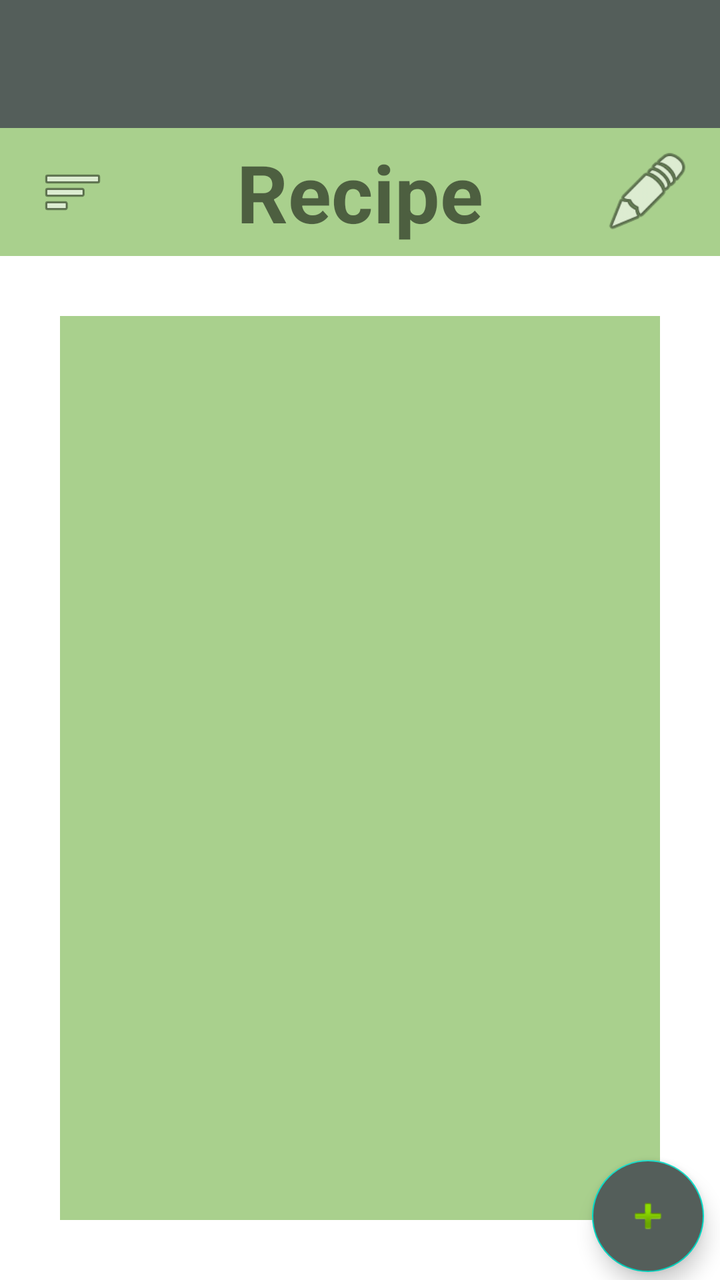
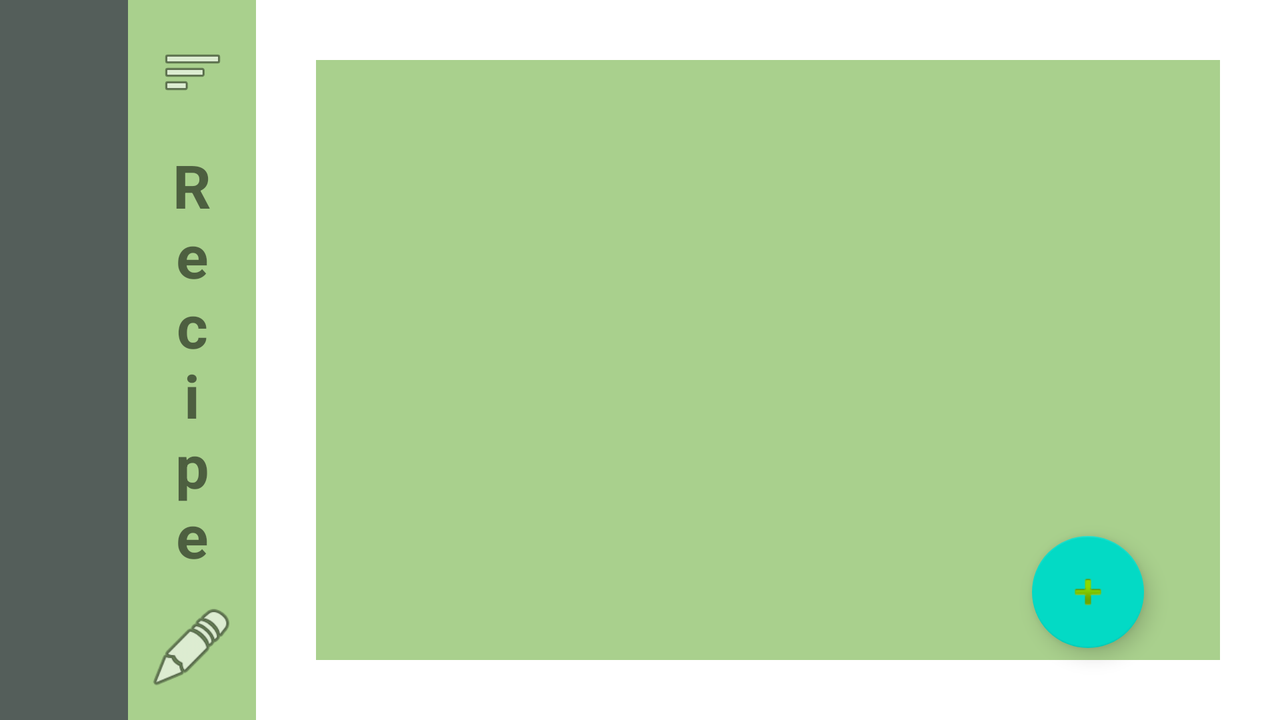

Two renders of one Android screen. The first uses the default layout on a phone; the second uses the alternative layout the repository ships for a different screen configuration, on a matching device. The two XML files are below.
<!-- AndroidManifest.xml: application theme AppTheme -->
<!-- res/layout/fragment_recipe_main.xml -->
<?xml version="1.0" encoding="utf-8"?>
<androidx.constraintlayout.widget.ConstraintLayout
        android:layout_width="match_parent"
        android:layout_height="match_parent"
        xmlns:app="http://schemas.android.com/apk/res-auto"
        xmlns:android="http://schemas.android.com/apk/res/android"
        xmlns:tools="http://schemas.android.com/tools"
        tools:context=".RecipeMain">


    <LinearLayout

            android:id="@+id/borderLabelandFunctionalityContainer"
            android:layout_width="match_parent"
            android:layout_height="match_parent"

            android:orientation="vertical" android:background="#FFFFFF">

        <LinearLayout
                android:orientation="horizontal"
                android:layout_width="match_parent"
                android:layout_height="0dp" android:layout_weight="0.1" android:background="#545E5A"
                android:gravity="center_vertical">
            <ImageButton
                    android:src="@drawable/navdrawer"
                    android:layout_width="0dp"
                    android:layout_height="match_parent" android:id="@+id/nav_button" android:background="#0000"
                    android:layout_weight="0.2"/>
            <Space
                    android:layout_width="0dp"
                    android:layout_height="wrap_content" android:layout_weight="0.8"/>
        </LinearLayout>


        <LinearLayout
                android:id="@+id/borderContainer"
                android:layout_width="match_parent"
                android:layout_height="0dp"
                android:orientation="horizontal" android:layout_weight="0.1" android:background="#A9D08D">

            <FrameLayout
                    android:layout_width="0dp"
                    android:layout_height="match_parent" android:layout_weight="0.2"
            >

                <ImageButton
                        android:id="@+id/sortButton"
                        android:layout_width="73dp"
                        android:layout_height="53dp"
                        android:background="#0000"
                        app:srcCompat="@android:drawable/ic_menu_sort_by_size" android:layout_gravity="center"/>
            </FrameLayout>

            <TextView
                    android:layout_width="0dp"
                    android:layout_height="match_parent"
                    android:gravity="center_horizontal|center_vertical"
                    android:text="Recipe"
                    android:textSize="40sp"
                    android:textStyle="bold" android:layout_weight=".6"/>

            <FrameLayout
                    android:layout_width="0dp"
                    android:layout_height="match_parent" android:layout_weight="0.2">

                <ImageButton
                        android:id="@+id/editButton"
                        android:layout_width="45dp"
                        android:layout_height="47dp"
                        android:background="#0000"
                        android:adjustViewBounds="true"
                        android:scaleType="fitCenter"
                        app:srcCompat="@android:drawable/ic_menu_edit" android:layout_gravity="center"/>
            </FrameLayout>


        </LinearLayout>
        <LinearLayout
                android:id="@+id/filter_sort_container"
                android:layout_width="match_parent"
                android:layout_height="0dp"
                android:background="#00FFFFFF"
                android:orientation="vertical"
                android:visibility="gone" android:layout_weight="0.6">

            <TextView
                    android:id="@+id/textView13"
                    android:layout_width="match_parent"
                    android:layout_height="wrap_content"
                    android:layout_margin="10sp"
                    android:gravity="center"
                    android:text="Sorting"
                    android:textSize="20sp" android:textStyle="bold"/>
            <TextView
                    android:layout_width="match_parent"
                    android:layout_height="2sp" android:id="@+id/textView29" android:background="#000000"
                    android:layout_margin="10sp"/>

            <LinearLayout
                    android:id="@+id/sorting_container"
                    android:layout_width="match_parent"
                    android:layout_height="wrap_content"
                    android:orientation="horizontal">

                <RadioGroup
                        android:id="@+id/rating_choice"
                        android:layout_width="match_parent"
                        android:layout_height="match_parent"
                        android:orientation="horizontal" android:gravity="center">

                    <RadioButton
                            android:id="@+id/sort_recipe_rating_choice"
                            android:layout_width="wrap_content"
                            android:layout_height="wrap_content"
                            android:text="Rating"/>

                    <RadioButton
                            android:id="@+id/sort_recipe_name_choice"
                            android:layout_width="wrap_content"
                            android:layout_height="wrap_content"
                            android:text="Name"/>

                    <RadioButton
                            android:id="@+id/sort_recipe_ingrediants_choice"
                            android:layout_width="wrap_content"
                            android:layout_height="wrap_content"
                            android:text="Ingrediants Count"/>
                </RadioGroup>
            </LinearLayout>
            <TextView
                    android:layout_width="match_parent"
                    android:layout_height="2sp" android:id="@+id/textView28" android:background="#000000"
                    android:layout_margin="10sp"/>

            <TextView
                    android:id="@+id/textView15"
                    android:layout_width="match_parent"
                    android:layout_height="wrap_content"
                    android:layout_margin="10sp"
                    android:gravity="center"
                    android:text="Filter"
                    android:textSize="20sp" android:textStyle="bold"/>

            <TextView
                    android:layout_width="match_parent"
                    android:layout_height="2sp" android:id="@+id/textView25" android:background="#000000"
                    android:layout_margin="10sp"/>
            <LinearLayout
                    android:id="@+id/filter_container"
                    android:layout_width="match_parent"
                    android:orientation="horizontal" android:layout_height="wrap_content">

                <RadioGroup
                        android:id="@+id/filter_choice"
                        android:layout_width="match_parent"
                        android:layout_height="match_parent"
                        android:orientation="horizontal" android:gravity="center">

                    <RadioButton
                            android:id="@+id/filter_recipe_only"
                            android:layout_width="wrap_content"
                            android:layout_height="wrap_content"
                            android:text="Only With"/>

                    <RadioButton
                            android:id="@+id/filter_recipe_none_of"
                            android:layout_width="wrap_content"
                            android:layout_height="wrap_content"
                            android:text="None Of"/>

                    <RadioButton
                            android:id="@+id/filter_recipe_dont_care"
                            android:layout_width="wrap_content"
                            android:layout_height="wrap_content"
                            android:text="Don't Care"/>
                </RadioGroup>
            </LinearLayout>
            <TextView
                    android:layout_width="match_parent"
                    android:layout_height="2sp" android:id="@+id/textView26" android:background="#000000"
                    android:layout_margin="10sp"/>
            <ScrollView
                    android:layout_width="match_parent"
                    android:layout_height="match_parent">

                <LinearLayout
                        android:layout_width="match_parent"
                        android:layout_height="wrap_content"
                        android:orientation="vertical">

                    <LinearLayout
                            android:layout_width="wrap_content"
                            android:layout_height="wrap_content"
                            android:orientation="horizontal" android:layout_gravity="center">

                        <CheckBox
                                android:id="@+id/spicy_checkbox_2"
                                android:layout_width="wrap_content"
                                android:layout_height="wrap_content"
                                android:layout_weight="1"
                                android:text="Spicy"/>

                        <CheckBox
                                android:id="@+id/gluten_checkbox_2"
                                android:layout_width="wrap_content"
                                android:layout_height="wrap_content"
                                android:layout_weight="1"
                                android:text="Glutenfree"/>

                        <CheckBox
                                android:id="@+id/checkbox_diary_2"
                                android:layout_width="wrap_content"
                                android:layout_height="wrap_content"
                                android:layout_weight="1"
                                android:text="Dairy"/>
                    </LinearLayout>

                    <LinearLayout
                            android:layout_width="wrap_content"
                            android:layout_height="wrap_content"
                            android:orientation="horizontal" android:layout_gravity="center">

                        <CheckBox
                                android:id="@+id/kosher_checkbox_2"
                                android:layout_width="wrap_content"
                                android:layout_height="wrap_content"
                                android:layout_weight="1"
                                android:text="Kosher"/>

                        <CheckBox
                                android:id="@+id/halal_checkbox_2"
                                android:layout_width="wrap_content"
                                android:layout_height="wrap_content"
                                android:layout_weight="1"
                                android:text="Halal"/>

                        <CheckBox
                                android:id="@+id/fish_checkbox_2"
                                android:layout_width="wrap_content"
                                android:layout_height="wrap_content"
                                android:layout_weight="1"
                                android:text="Fish"/>

                        <CheckBox
                                android:id="@+id/nuts_chckbox_2"
                                android:layout_width="wrap_content"
                                android:layout_height="wrap_content"
                                android:layout_weight="1"
                                android:text="Nuts"/>
                    </LinearLayout>

                    <LinearLayout
                            android:layout_width="wrap_content"
                            android:layout_height="wrap_content"
                            android:orientation="horizontal" android:layout_gravity="center">

                        <CheckBox
                                android:id="@+id/vegetarian_checkbox_2"
                                android:layout_width="match_parent"
                                android:layout_height="wrap_content"
                                android:text="Vegetarian"/>

                        <CheckBox
                                android:id="@+id/vegan_checkbox_2"
                                android:layout_width="match_parent"
                                android:layout_height="wrap_content"
                                android:text="Vegan"/>

                        <CheckBox
                                android:id="@+id/sugarfree_checkbox_2"
                                android:layout_width="wrap_content"
                                android:layout_height="wrap_content"
                                android:layout_weight="1"
                                android:text="Sugarfree"/>
                    </LinearLayout>
                </LinearLayout>
            </ScrollView>
        </LinearLayout>


        <FrameLayout
                android:layout_width="match_parent"
                android:layout_height="0dp" android:layout_weight="0.8" android:padding="30dp"
                android:visibility="visible" android:id="@+id/contentContainer">

            <ScrollView
                    android:id="@+id/scrollview"
                    android:layout_width="match_parent"
                    android:layout_height="match_parent"
                    android:nextFocusForward="@id/filter_sort_container"
                    android:background="#A9D08D">

                <LinearLayout
                        android:id="@+id/recipeContainer"
                        android:layout_width="match_parent"
                        android:layout_height="match_parent"
                        android:orientation="vertical" android:divider="@android:drawable/bottom_bar">

                </LinearLayout>
            </ScrollView>
        </FrameLayout>

    </LinearLayout>
    <com.google.android.material.floatingactionbutton.FloatingActionButton
            android:src="@android:drawable/ic_input_add"
            android:layout_width="wrap_content"
            android:layout_height="wrap_content"
            android:clickable="true"
            android:scaleType="center"
            android:id="@+id/add_recipe_button"
            app:layout_constraintBottom_toBottomOf="parent" app:layout_constraintEnd_toEndOf="parent"
            android:layout_marginEnd="8dp" android:layout_marginBottom="4dp" android:backgroundTint="#545E5A"/>

</androidx.constraintlayout.widget.ConstraintLayout>
<!-- resources referenced by this layout -->
<resources>
  <style name="AppTheme" parent="Theme.AppCompat.Light.NoActionBar">
          
          <item name="colorPrimary">@color/colorPrimary</item>
          <item name="colorPrimaryDark">@color/colorPrimaryDark</item>
          <item name="colorAccent">@color/colorAccent</item>
      </style>
</resources>
<!-- res/layout-land/fragment_recipe_main.xml (the repository's variant of the layout above) -->
<!-- drawn on the phone turned sideways -->
<?xml version="1.0" encoding="utf-8"?>
<androidx.constraintlayout.widget.ConstraintLayout
        android:layout_width="match_parent"
        android:layout_height="match_parent"
        xmlns:app="http://schemas.android.com/apk/res-auto"
        xmlns:android="http://schemas.android.com/apk/res/android"
        xmlns:tools="http://schemas.android.com/tools"
        tools:context=".RecipeMain">


    <LinearLayout

            android:id="@+id/borderLabelandFunctionalityContainer"
            android:layout_width="match_parent"
            android:layout_height="match_parent"

            android:orientation="horizontal" android:background="#FFFFFF">

        <LinearLayout
                android:orientation="vertical"
                android:layout_width="0dp"
                android:layout_height="match_parent" android:layout_weight="0.1" android:background="#545E5A"
                android:gravity="center_vertical">
            <ImageButton
                    android:src="@drawable/navdrawer"
                    android:layout_width="match_parent"
                    android:layout_height="0dp" android:id="@+id/nav_button" android:background="#0000"
                    android:layout_weight="0.2"/>
            <Space
                    android:layout_width="match_parent"
                    android:layout_height="0dp" android:layout_weight="0.8"/>
        </LinearLayout>


        <LinearLayout
                android:id="@+id/borderContainer"
                android:layout_width="0dp"
                android:layout_height="match_parent"
                android:orientation="vertical" android:layout_weight="0.1" android:background="#A9D08D">

            <FrameLayout
                    android:layout_width="match_parent"
                    android:layout_height="0dp" android:layout_weight="0.2"
            >

                <ImageButton
                        android:id="@+id/sortButton"
                        android:layout_width="73dp"
                        android:layout_height="53dp"
                        android:background="#0000"
                        app:srcCompat="@android:drawable/ic_menu_sort_by_size" android:layout_gravity="center"/>
            </FrameLayout>

            <TextView
                    android:layout_width="match_parent"
                    android:layout_height="0dp"
                    android:gravity="center_horizontal|center_vertical"
                    android:text="R\ne\nc\ni\np\ne"
                    android:textSize="30sp"
                    android:textStyle="bold" android:layout_weight=".6"/>

            <FrameLayout
                    android:layout_width="match_parent"
                    android:layout_height="0dp" android:layout_weight="0.2">

                <ImageButton
                        android:id="@+id/editButton"
                        android:layout_width="45dp"
                        android:layout_height="47dp"
                        android:background="#0000"
                        android:adjustViewBounds="true"
                        android:scaleType="fitCenter"
                        app:srcCompat="@android:drawable/ic_menu_edit" android:layout_gravity="center"/>
            </FrameLayout>


        </LinearLayout>
        <LinearLayout
                android:id="@+id/filter_sort_container"
                android:layout_width="0dp"
                android:layout_height="match_parent"
                android:background="#00FFFFFF"
                android:orientation="vertical"
                android:visibility="gone" android:layout_weight="0.4">

            <TextView
                    android:id="@+id/textView13"
                    android:layout_width="match_parent"
                    android:layout_height="wrap_content"
                    android:layout_margin="10sp"
                    android:gravity="center"
                    android:text="Sorting"
                    android:textSize="20sp"/>

            <LinearLayout
                    android:id="@+id/sorting_container"
                    android:layout_width="match_parent"
                    android:layout_height="wrap_content"
                    android:orientation="horizontal">

                <RadioGroup
                        android:id="@+id/rating_choice"
                        android:layout_width="match_parent"
                        android:layout_height="match_parent"
                        android:orientation="horizontal" android:gravity="center">

                    <RadioButton
                            android:id="@+id/sort_recipe_rating_choice"
                            android:layout_width="wrap_content"
                            android:layout_height="wrap_content"
                            android:text="Rating"/>

                    <RadioButton
                            android:id="@+id/sort_recipe_name_choice"
                            android:layout_width="wrap_content"
                            android:layout_height="wrap_content"
                            android:text="Name"/>

                    <RadioButton
                            android:id="@+id/sort_recipe_ingrediants_choice"
                            android:layout_width="wrap_content"
                            android:layout_height="wrap_content"
                            android:text="Ingrediants Count"/>
                </RadioGroup>
            </LinearLayout>

            <TextView
                    android:id="@+id/textView15"
                    android:layout_width="match_parent"
                    android:layout_height="wrap_content"
                    android:layout_margin="10sp"
                    android:gravity="center"
                    android:text="Filter"
                    android:textSize="20sp"/>

            <LinearLayout
                    android:id="@+id/filter_container"
                    android:layout_width="match_parent"
                    android:orientation="horizontal" android:layout_height="wrap_content">

                <RadioGroup
                        android:id="@+id/filter_choice"
                        android:layout_width="match_parent"
                        android:layout_height="match_parent"
                        android:orientation="horizontal" android:gravity="center">

                    <RadioButton
                            android:id="@+id/filter_recipe_only"
                            android:layout_width="wrap_content"
                            android:layout_height="wrap_content"
                            android:text="Only With"/>

                    <RadioButton
                            android:id="@+id/filter_recipe_none_of"
                            android:layout_width="wrap_content"
                            android:layout_height="wrap_content"
                            android:text="None Of"/>

                    <RadioButton
                            android:id="@+id/filter_recipe_dont_care"
                            android:layout_width="wrap_content"
                            android:layout_height="wrap_content"
                            android:text="Don't Care"/>
                </RadioGroup>
            </LinearLayout>

            <ScrollView
                    android:layout_width="match_parent"
                    android:layout_height="match_parent">

                <LinearLayout
                        android:layout_width="match_parent"
                        android:layout_height="wrap_content"
                        android:orientation="vertical">

                    <LinearLayout
                            android:layout_width="wrap_content"
                            android:layout_height="wrap_content"
                            android:orientation="horizontal" android:layout_gravity="center">

                        <CheckBox
                                android:id="@+id/spicy_checkbox_2"
                                android:layout_width="wrap_content"
                                android:layout_height="wrap_content"
                                android:layout_weight="1"
                                android:text="Spicy"/>

                        <CheckBox
                                android:id="@+id/gluten_checkbox_2"
                                android:layout_width="wrap_content"
                                android:layout_height="wrap_content"
                                android:layout_weight="1"
                                android:text="Glutenfree"/>

                        <CheckBox
                                android:id="@+id/checkbox_diary_2"
                                android:layout_width="wrap_content"
                                android:layout_height="wrap_content"
                                android:layout_weight="1"
                                android:text="Dairy"/>
                    </LinearLayout>

                    <LinearLayout
                            android:layout_width="wrap_content"
                            android:layout_height="wrap_content"
                            android:orientation="horizontal" android:layout_gravity="center">

                        <CheckBox
                                android:id="@+id/kosher_checkbox_2"
                                android:layout_width="wrap_content"
                                android:layout_height="wrap_content"
                                android:layout_weight="1"
                                android:text="Kosher"/>

                        <CheckBox
                                android:id="@+id/halal_checkbox_2"
                                android:layout_width="wrap_content"
                                android:layout_height="wrap_content"
                                android:layout_weight="1"
                                android:text="Halal"/>

                        <CheckBox
                                android:id="@+id/fish_checkbox_2"
                                android:layout_width="wrap_content"
                                android:layout_height="wrap_content"
                                android:layout_weight="1"
                                android:text="Fish"/>

                        <CheckBox
                                android:id="@+id/nuts_chckbox_2"
                                android:layout_width="wrap_content"
                                android:layout_height="wrap_content"
                                android:layout_weight="1"
                                android:text="Nuts"/>
                    </LinearLayout>

                    <LinearLayout
                            android:layout_width="wrap_content"
                            android:layout_height="wrap_content"
                            android:orientation="horizontal" android:layout_gravity="center">

                        <CheckBox
                                android:id="@+id/vegetarian_checkbox_2"
                                android:layout_width="match_parent"
                                android:layout_height="wrap_content"
                                android:text="Vegetarian"/>

                        <CheckBox
                                android:id="@+id/vegan_checkbox_2"
                                android:layout_width="match_parent"
                                android:layout_height="wrap_content"
                                android:text="Vegan"/>

                        <CheckBox
                                android:id="@+id/sugarfree_checkbox_2"
                                android:layout_width="wrap_content"
                                android:layout_height="wrap_content"
                                android:layout_weight="1"
                                android:text="Sugarfree"/>
                    </LinearLayout>
                </LinearLayout>
            </ScrollView>
        </LinearLayout>


        <FrameLayout
                android:layout_width="0dp"
                android:layout_height="match_parent" android:layout_weight="0.8" android:padding="30dp"
                android:visibility="visible" android:id="@+id/contentContainer">

            <ScrollView
                    android:id="@+id/scrollview"
                    android:layout_width="match_parent"
                    android:layout_height="match_parent"
                    android:nextFocusForward="@id/filter_sort_container"
                    android:background="#A9D08D">

                <LinearLayout
                        android:id="@+id/recipeContainer"
                        android:layout_width="match_parent"
                        android:layout_height="match_parent"
                        android:orientation="vertical" android:divider="@android:drawable/bottom_bar">

                </LinearLayout>
            </ScrollView>
        </FrameLayout>

    </LinearLayout>

    <com.google.android.material.floatingactionbutton.FloatingActionButton
            android:src="@android:drawable/ic_input_add"
            android:layout_width="wrap_content"
            android:layout_height="wrap_content"
            android:clickable="true"
            android:scaleType="center"
            android:id="@+id/add_recipe_button" app:layout_constraintBottom_toBottomOf="parent"
            app:layout_constraintEnd_toEndOf="parent" android:layout_marginEnd="68dp"
            android:layout_marginBottom="36dp"/>

</androidx.constraintlayout.widget.ConstraintLayout>
